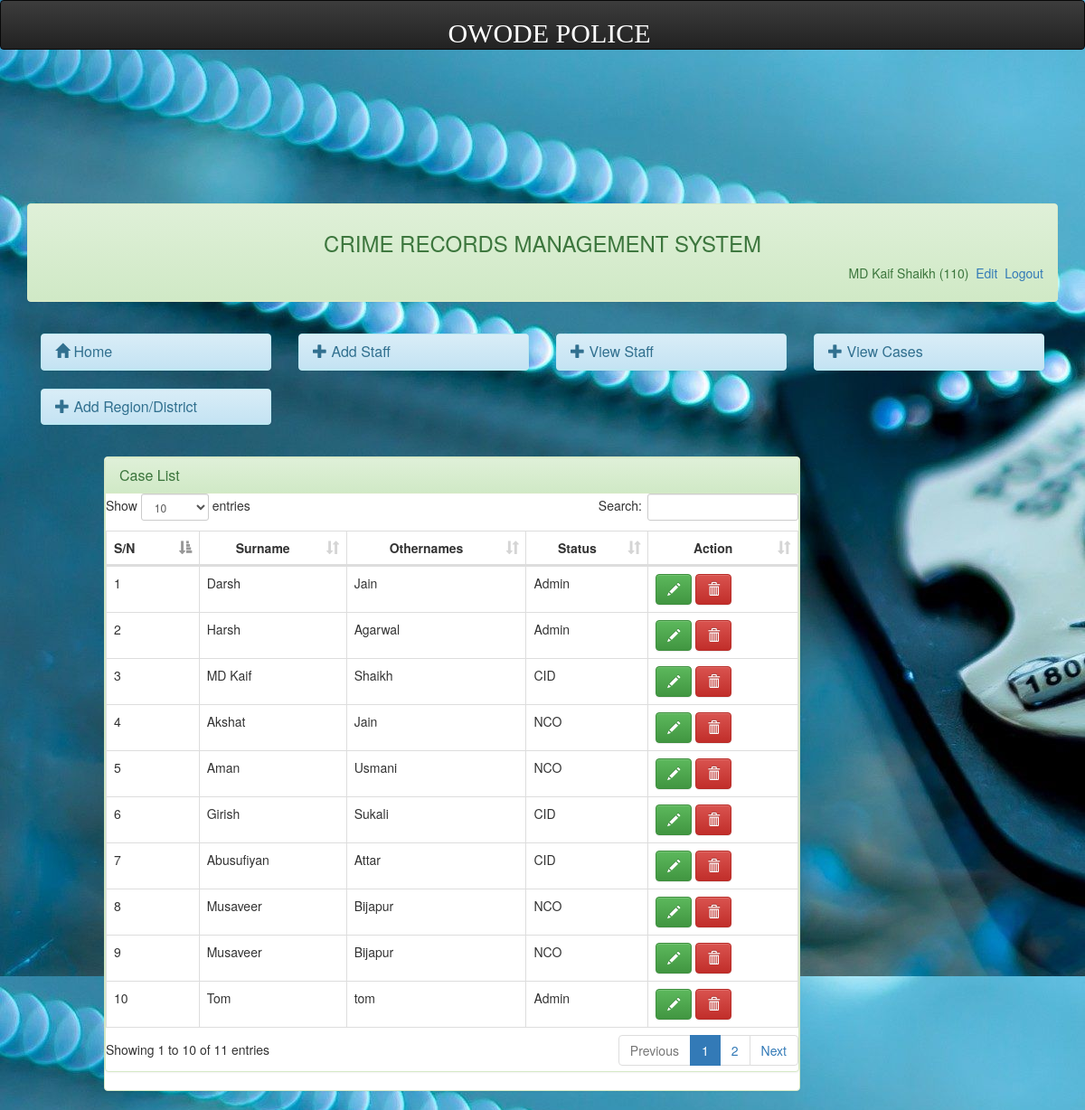
Page /admin/user.php (signed in) on the committed database.
### tables this page shows
CREATE TABLE `userlogin` (
  `id` int(11) NOT NULL,
  `staffid` varchar(20) NOT NULL,
  `status` varchar(50) NOT NULL,
  `password` varchar(50) NOT NULL,
  `surname` varchar(50) NOT NULL,
  `othernames` varchar(50) NOT NULL
);

### admin/session.php (called while the page is built, shortened)
<?php
$session_id=$_SESSION['staffid'];
?>

### admin/user.php (the view, shortened to what this page needs)
<?php
include('dbconnect.php');
include('header.php');
 ?>
<br></br>
<div class="container-fluid">
	<?php include('menubar.php');?>
	<div class="col-md-1"></div>
	<div class="col-md-8">
		<div class="panel panel-success">
			<div class="panel panel-success">
			 	<div class="panel-heading">
			 		<h3 class="panel-title">
			 			Case List
			 		</h3>
			 	</div>
<div id="trans-table">
<table id="myTable-trans" class="table table-bordered table-hover" cellspacing="0" width="100%">
	<thead>
	    <tr>
	        <th>S/N</th>
	        <th ><center>Surname</center></th>
	        <th><center>Othernames</center></th>
	        <th><center>Status</center></th>
	        <th><center>Action</center></th>
	    </tr>
	</thead>
    <tbody>
    	<?php
		$sn=0;
		$query=mysqli_query($dbcon,"select * from userlogin");
		while($row = mysqli_fetch_array($query)){
		$id = $row['staffid'];
		$sn++;
		?>
		<tr>
        <td><?php echo $sn;?></td>
		<td><?php echo $row['surname'];?></td>
		<td><?php echo $row['othernames']; ?></td>
		<td><?php echo $row['status']; ?></td>
		<td class="empty" width="">
			<button type="button" data-toggle="modal" data-target="#edit<?php echo $row['staffid'];?>" data-placement="left" title="Click to edit"   class="btn btn-success"><span class="glyphicon glyphicon-pencil" aria-hidden="true"></span></button>
		<button type="button" data-toggle="modal" data-target="#<?php echo $id;?>" data-placement="left"  class="btn btn-danger"><span class="glyphicon glyphicon-trash" aria-hidden="true"></span></button>
		</td>
		</tr>
	<?php } ?>
    </tbody>
</table>
</div>
</div>
	</div>
</div>
</body>
</html>

### admin/menubar.php
<div class="col-md-12">
	<div class="panel panel-success">
		<div class="panel-heading" style="padding-bottom: 40px;">
			<center><h3>CRIME RECORDS MANAGEMENT SYSTEM</h3></center>
					<?php
					include('session.php');
					include('dbconnect.php');
					$query= mysqli_query($dbcon,"select * from userlogin where staffid = '$session_id'")or die(mysqli_error());
					$row = mysqli_fetch_array($query);
					?>
                           <span class="pull-right">
                              <?php echo $row['surname']." ". $row['othernames']." (" .$row['staffid'].")";  ?>
                                 <a href="profile.php"><i class="icon-signout icon-large"></i>&nbsp;Edit</a>
                                  <a href="logout.php"><i class="icon-signout icon-large"></i>&nbsp;Logout</a>
                                 </span>
                   </div>
		</div>
		<div class="panel-body">
			<div class="row">
				<div class="col-md-3">
					<div class="panel panel-info">
						<div class="panel-heading">
							<h3 class="panel-title"> <a href="index.php">
								<span class="glyphicon glyphicon-home" aria-hidden="true"></span> Home</a>
						</div>
					</div>
				</div>
				<div class="col-md-3">
					<div class="panel panel-info">
						<div class="panel-heading">
							<h3 class="panel-title"> <a href="addstaff.php">
								<span class="glyphicon glyphicon-plus" aria-hidden="true"></span>
							Add Staff</a>
							</h3>
						</div>
					</div>
				</div>
				<div class="col-md-3">
					<div class="panel panel-info">
						<div class="panel-heading">
							<h3 class="panel-title"> <a href="user.php">
								<span class="glyphicon glyphicon-plus" aria-hidden="true"></span>
							View Staff</a>
							</h3>
						</div>
					</div>
				</div>
				<div class="col-md-3">
					<div class="panel panel-info">
						<div class="panel-heading">
							<h3 class="panel-title"> <a href="caseview.php">
								<span class="glyphicon glyphicon-plus" aria-hidden="true"></span>
							View Cases</a>
							</h3>
						</div>
					</div>
				</div>
				<div class="col-md-3">
					<div class="panel panel-info">
						<div class="panel-heading">
							<h3 class="panel-title"> <a href="region.php">
								<span class="glyphicon glyphicon-plus" aria-hidden="true"></span>
							Add Region/District</a>
							</h3>
						</div>
					</div>
				</div>
			</div>
		</div>
	</div>
</div>

### assets/css/simple-sidebar.css (style rules this page uses)
body { overflow-x: hidden; }

### rows in the picture
userlogin: surname "MD Kaif", othernames "Shaikh", staffid "110", status "CID"
userlogin: surname "Darsh", othernames "Jain", status "Admin"
userlogin: surname "Harsh", othernames "Agarwal", status "Admin"
userlogin: surname "Akshat", othernames "Jain", status "NCO"
userlogin: surname "Aman", othernames "Usmani", status "NCO"
userlogin: surname "Girish", othernames "Sukali", status "CID"
userlogin: surname "Abusufiyan", othernames "Attar", status "CID"
userlogin: surname "Musaveer", othernames "Bijapur", status "NCO"
userlogin: surname "Musaveer", othernames "Bijapur", status "NCO"
userlogin: surname "Tom", othernames "tom", status "Admin"
